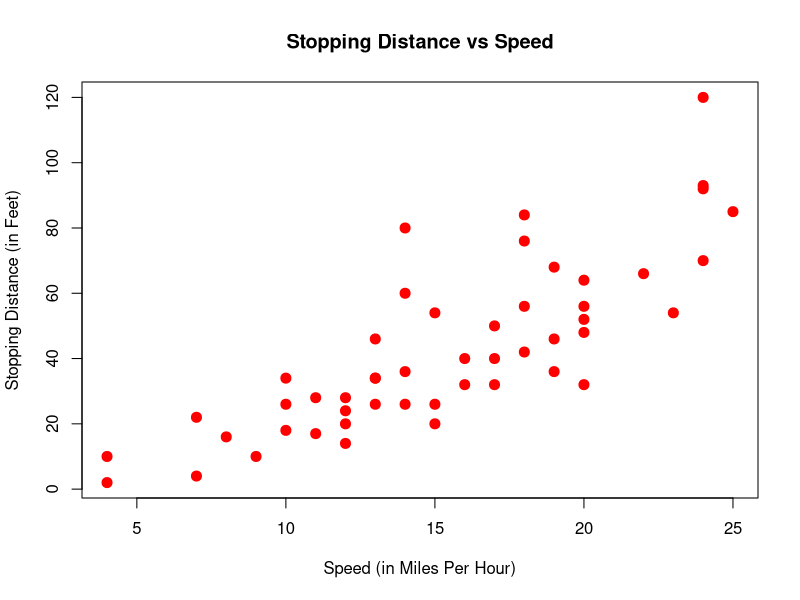
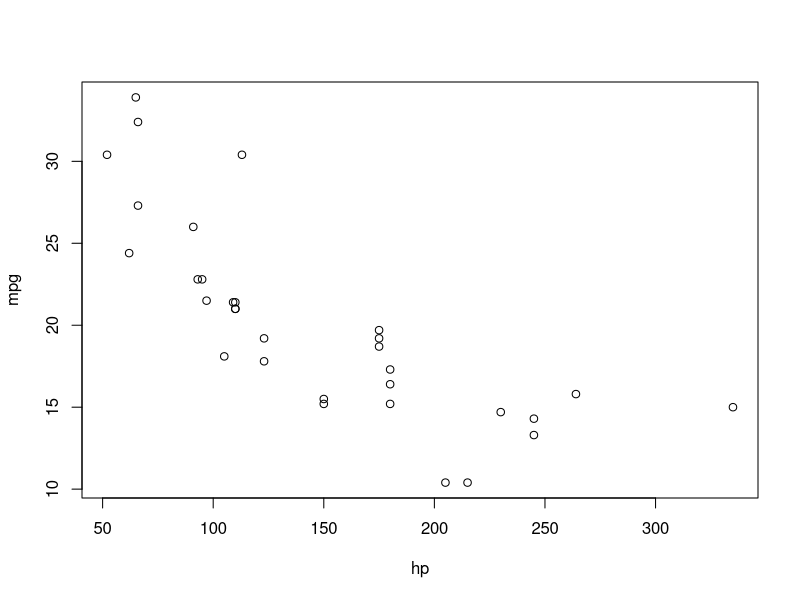

Here is the R script that generated these plots, in order:
## ---- chunk 1
head(cars)
## ---- chunk 2
dim(cars)
## ---- chunk 3
plot(dist ~ speed, data = cars,
     xlab = "Speed (in Miles Per Hour)",
     ylab = "Stopping Distance (in Feet)",
     main = "Stopping Distance vs Speed",
     pch  = 20,
     cex  = 2,
     col  = "red")
## ---- chunk 4
with(mtcars,plot(hp,mpg))
## ---- chunk 5
knitr::include_url("https://gallery.shinyapps.io/simple_regression/")
